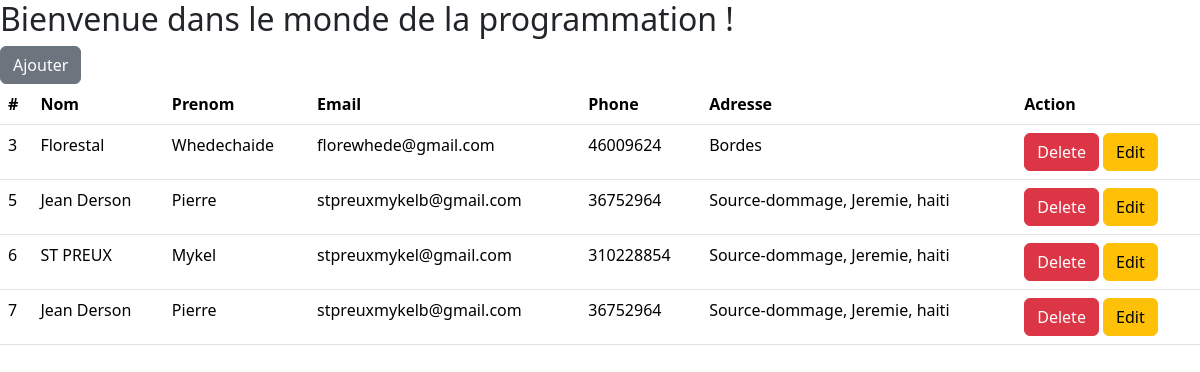
The page / on the database its author committed.
### app/models.py (models this page shows, shortened)
class Etudiant(models.Model):
    nom = models.CharField(max_length=100)
    prenom = models.CharField(max_length=100)
    email = models.EmailField(max_length=100)
    telephone = models.CharField(max_length=100)
    date_naissance = models.DateField()
    adresse = models.CharField(max_length=100)

### app/views.py (the view)
# urls.py: path('', views.sheir, name='hello_world'),
def sheir(request):
    listes_des_etudiants = Etudiant.objects.all()
    return render(request, "hello_world.html", {"listes_des_etudiants": listes_des_etudiants})

### app/templates/hello_world.html (shortened to what this page needs)
<!DOCTYPE html>
<html lang="en">
<head>
    <link rel="stylesheet" href="{% static 'css/main.css' %}">
    <link href="https://cdn.jsdelivr.net/npm/bootstrap@5.3.3/dist/css/bootstrap.min.css" rel="stylesheet">
</head>
<body>
    <h2>  Bienvenue dans le monde de la programmation ! </h2>
     <a href='{% url "add_student" %}' class="btn btn-secondary"> Ajouter </a>
      {% if listes_des_etudiants %}
            <table class="table">
                <thead>
                  <tr>
                    <th scope="col">#</th>
                    <th scope="col">Nom</th>
                    <th scope="col">Prenom </th>
                    <th scope="col">Email </th>
                    <th scope="col">Phone</th>
                    <th scope="col">Adresse</th>
                    <th scope="col">Action</th>
                  </tr>
                </thead>
                <tbody>
                 {% for etudiant in listes_des_etudiants %}
                    <tr>
                        <td>{{ etudiant.id }}</td>
                        <td>{{ etudiant.nom }}</td>
                        <td>{{ etudiant.prenom }}</td>
                        <td>{{ etudiant.email }}</td>
                        <td>{{ etudiant.telephone }}</td>
                        <td>{{ etudiant.adresse }}</td>
                        <td>
                            <a href="{% url 'delete_student' etudiant.id %}" class="btn btn-danger"> Delete</a>
                            <a href="{% url 'edit_student' etudiant.id %}" class="btn btn-warning"> Edit</a>
                        </td>
                    </tr>
                  {% endfor  %}
                </tbody>
              </table>
        {% else %}
            <h2> Pas d'etudiants </h2>
        {% endif %}
</body>
</html>

### app/static/css/main.css (style rules this page uses)
h2 { color: red; }

### rows shown on the page
Etudiant: id "3", nom "Florestal", prenom "Whedechaide", email "florewhede@gmail.com", telephone "46009624", adresse "Bordes"
Etudiant: id "5", nom "Jean Derson", prenom "Pierre", email "stpreuxmykelb@gmail.com", telephone "36752964", adresse "Source-dommage, Jeremie, haiti"
Etudiant: id "6", nom "ST PREUX", prenom "Mykel", email "stpreuxmykel@gmail.com", telephone "310228854", adresse "Source-dommage, Jeremie, haiti"
Etudiant: id "7", nom "Jean Derson", prenom "Pierre", email "stpreuxmykelb@gmail.com", telephone "36752964", adresse "Source-dommage, Jeremie, haiti"
